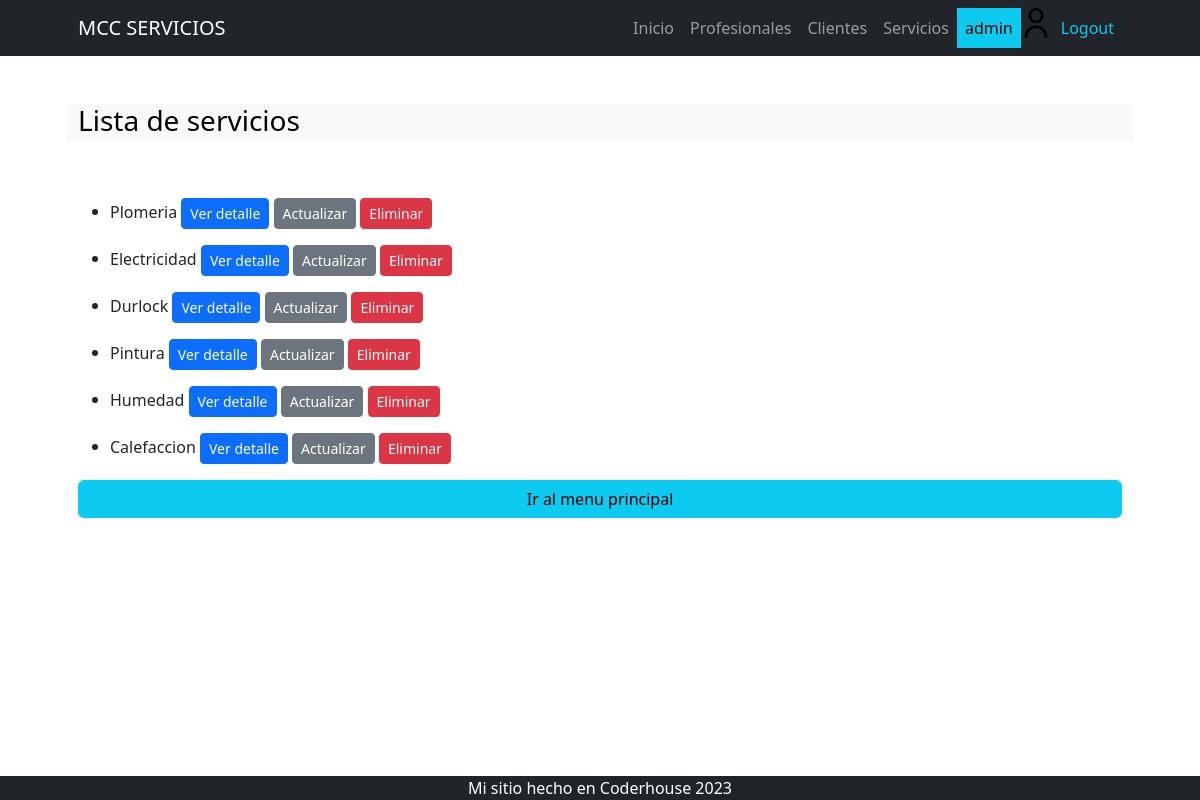
/servicio/servicios/list/ (signed in), run on the app's committed database.
### apps/servicio/models.py (models this page shows, shortened)
class Servicios(models.Model):
    nombre = models.CharField(max_length=200, unique=True)
    descripcion = models.CharField(max_length=250, null=True, blank=True, verbose_name="descripción")
    avatar = models.ImageField(upload_to="avatares",blank=True, null=True)
    class Meta:
        verbose_name = "servicio"
        verbose_name_plural = "servicios"

### apps/servicio/views.py (the view)
# urls.py: path("servicios/list/", views.ServiciosList.as_view(),
class ServiciosList(ListView):
    model = models.Servicios

### apps/servicio/templates/servicio/servicios_list.html
{% extends 'servicio/index.html' %}
{% block INDEX_TITULO %}
    Lista de servicios
{% endblock INDEX_TITULO %}
{% block INDEX_CONTENIDO %}
    {% if object_list %}
        {% for object in object_list %}
            <ul>
                <li >{{ object.nombre }}
                    <a href="{% url 'servicio:servicios_detail' object.id %}"class ="btn btn-primary btn-sm">
                        Ver detalle</a>
                    {% if user.is_authenticated %}
                    <a href="{% url 'servicio:servicios_update' object.id %}"class ="btn btn-secondary btn-sm">
                        Actualizar</a>
                        <a href="{% url 'servicio:servicios_delete' object.id %}"class ="btn btn-danger btn-sm">
                            Eliminar</a>
                    {% endif %}
                </li>
            </ul>
        {% endfor %}
    {% else %}
        <p>No hay elementos</p>
    {% endif %}
    {% include 'Home/index_back.html' %}
{% endblock INDEX_CONTENIDO %}

### apps/Home/templates/Home/navbar.html (shortened to what this page needs)
{% load static %}
<nav class="navbar navbar-expand-lg navbar-dark bg-dark">
    <div class="container px-5">
        <a class="navbar-brand" href="{% url 'Home:home' %}">MCC SERVICIOS</a>
        <div class="collapse navbar-collapse" id="navbarSupportedContent">
            <ul class="navbar-nav ms-auto mb-2 mb-lg-0">
                <li class="nav-item"><a class="nav-link {% if request.path == "/" %} active {% endif %}" aria-current="page" href="{% url 'Home:home' %}">Inicio</a></li>
                {% if user.is_authenticated %}
                <li class="nav-item"><a class="nav-link {% if request.path == "/profesionista/" %} active  {% endif %}" href="{% url 'profesionista:home' %}">Profesionales</a></li>
                <li class="nav-item"><a class="nav-link {% if request.path == "/cliente/" %} active  {% endif %}" href="{% url 'cliente:home' %}">Clientes</a></li>
                    <li class="nav-item"><a class="nav-link {% if request.path == "/servicio/" %} active  {% endif %}" href="{% url 'servicio:home' %}">Servicios</a></li>
                    <li class="nav-item"><a class="nav-link text-bg-info">{{ user.username }}</a></li>
                    {% if user.profesional.avatar.url %}
                            <li class="nav-item"><img src="{{user.profesional.avatar.url}}" alt="avatar" class="" style="width: 30px;height: 30px;vertical-align: middle;margin-right: 2px; "></li>
                        {% else %}
                            <li class="nav-item"><img src="{% static 'profesionista/usuario.png' %}" alt=""class="" style="width: 30px;height: 30px;vertical-align: middle;margin-right: 2px; "></li>
                    {% endif %}
                    <li class="nav-item"><a class="nav-link text-info" href="{% url 'Home:logout' %}">Logout</a></li>
                {% endif %}
            </ul>
        </div>
    </div>
</nav>

### data on the page
Servicios: nombre "Plomeria"
Servicios: nombre "Electricidad"
Servicios: nombre "Durlock"
Servicios: nombre "Pintura"
Servicios: nombre "Humedad"
Servicios: nombre "Calefaccion"

### other printed values
{{ user.username }} "admin"
